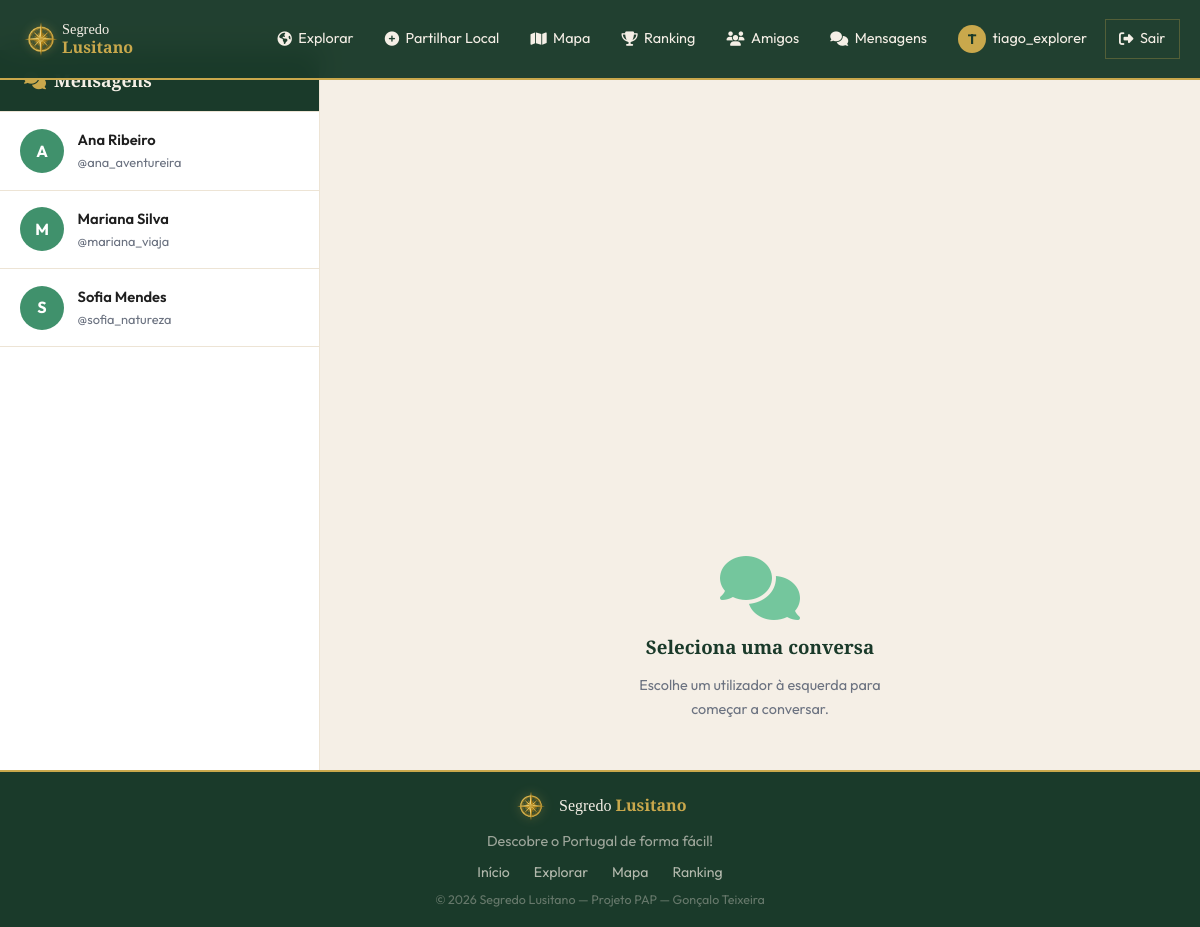
The app's page /pages/mensagens.php (signed in) with its own data.
### tables this page shows
CREATE TABLE utilizadores (
    id INT AUTO_INCREMENT PRIMARY KEY,
    nome VARCHAR(100) NOT NULL,
    username VARCHAR(50) NOT NULL UNIQUE,
    email VARCHAR(150) NOT NULL UNIQUE,
    password VARCHAR(255) NOT NULL,
    avatar VARCHAR(255) DEFAULT NULL,
    bio TEXT DEFAULT NULL,
    pontos INT DEFAULT 0,
    role ENUM('user','admin', '[deleted]') DEFAULT 'user',
    ativo TINYINT(1) DEFAULT 1,
    verificado TINYINT(1) DEFAULT 0,
    privado TINYINT(1) DEFAULT 0,
    tipo_auth ENUM('email','google','github') DEFAULT 'email',
    termos_aceites_em DATETIME NULL,
    criado_em DATETIME DEFAULT CURRENT_TIMESTAMP
);

### includes/config.php (called while the page is built, shortened)
<?php
function db(): PDO {
    static $pdo = null;
    if ($pdo === null) {
        $dsn = 'mysql:host=' . DB_HOST . ';dbname=' . DB_NAME . ';charset=utf8mb4';
        $options = [
            PDO::ATTR_ERRMODE            => PDO::ERRMODE_EXCEPTION,
            PDO::ATTR_DEFAULT_FETCH_MODE => PDO::FETCH_ASSOC,
            PDO::ATTR_EMULATE_PREPARES   => false,
        ];
        $pdo = new PDO($dsn, DB_USER, DB_PASS, $options);
    }
    return $pdo;
}

### includes/auth.php (called while the page is built, shortened)
<?php
require_once __DIR__ . '/config.php';
function auth_user(): ?array {
    static $cache = null;
    if ($cache) return $cache;
    $st = db()->prepare('SELECT * FROM utilizadores WHERE id = ? AND ativo = 1');
    $st->execute([$_SESSION['user_id']]);
    $cache = $st->fetch() ?: null;
    return $cache;
}
function require_login(): void {
    if (!auth_user()) {
        header('Location: ' . SITE_URL . '/pages/login.php?redirect=' . urlencode($_SERVER['REQUEST_URI']));
        exit;
    }
}
function h(string $s): string {
    return htmlspecialchars($s, ENT_QUOTES, 'UTF-8');
}

### pages/mensagens.php (the view, shortened to what this page needs)
<?php
require_login();
$user = auth_user();
$uid  = $user['id'];
$conversa_id = isset($_GET['com']) ? (int)$_GET['com'] : 0;
$st = db()->prepare(
    'SELECT DISTINCT
        u.id, u.nome, u.username, u.avatar,
        (SELECT COUNT(*) FROM mensagens m
         WHERE m.remetente_id = u.id AND m.destinatario_id = ? AND m.lida = 0) AS nao_lidas,
        (SELECT MAX(criado_em) FROM mensagens m
         WHERE (m.remetente_id = u.id AND m.destinatario_id = ?)
            OR (m.remetente_id = ? AND m.destinatario_id = u.id)) AS ultima_msg
     FROM utilizadores u
     JOIN seguidores s1 ON s1.seguidor_id = ? AND s1.seguido_id = u.id
     JOIN seguidores s2 ON s2.seguidor_id = u.id AND s2.seguido_id = ?
     WHERE u.id != ? AND u.ativo = 1 AND u.role != "[deleted]"
     ORDER BY ISNULL(ultima_msg) ASC, ultima_msg DESC, u.nome ASC'
);
$st->execute([$uid, $uid, $uid, $uid, $uid, $uid]);
$conversas = $st->fetchAll();
$outro_user = null;
$mensagens  = [];
include dirname(__DIR__) . '/includes/header.php';
?>
<div class="page-content">
<div style="display:flex;height:calc(100vh - var(--nav-h));overflow:hidden;-webkit-overflow-scrolling:touch;" id="chat-layout">
  <div id="painel-lista" style="width:320px;flex-shrink:0;background:var(--branco);border-right:1px solid var(--creme-escuro);display:flex;flex-direction:column;overflow:hidden;">
    <div style="padding:1.25rem 1.5rem;border-bottom:1px solid var(--creme-escuro);background:var(--verde-escuro);">
      <h2 style="margin:0;font-size:1.1rem;color:var(--creme);display:flex;align-items:center;gap:.5rem;">
        <i class="fas fa-comments" style="color:var(--dourado);"></i> Mensagens
      </h2>
    </div>
    <div style="overflow-y:auto;flex:1;">
      <?php if ($conversas): ?>
        <?php foreach ($conversas as $conv): ?>
          <a href="?com=<?= $conv['id'] ?>"
             style="display:flex;align-items:center;gap:.85rem;padding:1rem 1.25rem;
                    border-bottom:1px solid var(--creme-escuro);text-decoration:none;
                    background:<?= $conv['id'] == $conversa_id ? 'var(--creme)' : '#fff' ?>;transition:background .15s;">
            <div style="width:44px;height:44px;border-radius:50%;flex-shrink:0;background:var(--verde-claro);color:#fff;overflow:hidden;display:flex;align-items:center;justify-content:center;font-weight:700;">
              <?php if (!empty($conv['avatar'])): ?>
                <img src="<?= SITE_URL ?>/uploads/locais/<?= h($conv['avatar']) ?>" style="width:100%;height:100%;object-fit:cover;">
              <?php else: ?>
                <?= mb_strtoupper(mb_substr($conv['username'],0,1)) ?>
              <?php endif; ?>
            </div>
            <div style="flex:1;min-width:0;">
              <div style="font-weight:600;font-size:.92rem;color:var(--texto);white-space:nowrap;overflow:hidden;text-overflow:ellipsis;"><?= h($conv['nome']) ?></div>
              <div style="font-size:.8rem;color:var(--texto-muted);">@<?= h($conv['username']) ?></div>
            </div>
          </a>
        <?php endforeach; ?>
      <?php endif; ?>
    </div>
  </div>
  <div id="painel-chat" style="flex:1;display:flex;flex-direction:column;overflow:hidden;background:var(--creme);">
    <?php if ($outro_user): ?>
      <div style="padding:1rem 1.5rem;background:var(--branco);border-bottom:1px solid var(--creme-escuro);display:flex;align-items:center;gap:.85rem;">
        <button id="btn-voltar" onclick="voltarLista()"
                style="display:none;background:none;border:none;color:var(--verde);font-size:1.2rem;cursor:pointer;padding:.25rem .5rem .25rem 0;flex-shrink:0;">
          <i class="fas fa-arrow-left"></i>
        </button>
        <div style="width:40px;height:40px;border-radius:50%;background:var(--verde-claro);color:#fff;overflow:hidden;display:flex;align-items:center;justify-content:center;font-weight:700;flex-shrink:0;">
          <?php if (!empty($outro_user['avatar'])): ?>
            <img src="<?= SITE_URL ?>/uploads/locais/<?= h($outro_user['avatar']) ?>" style="width:100%;height:100%;object-fit:cover;">
          <?php else: ?>
            <?= mb_strtoupper(mb_substr($outro_user['username'],0,1)) ?>
          <?php endif; ?>
        </div>
        <div>
          <div style="font-weight:700;font-size:.95rem;"><?= h($outro_user['nome']) ?></div>
          <a href="<?= SITE_URL ?>/pages/perfil.php?id=<?= $outro_user['id'] ?>" style="color:var(--verde);font-size:.8rem;">@<?= h($outro_user['username']) ?></a>
        </div>
      </div>
      <div id="chat-mensagens" style="flex:1;overflow-y:auto;padding:1.25rem;display:flex;flex-direction:column;gap:.75rem;">
        <?php foreach ($mensagens as $msg): ?>
          <?php $propria = ((int)$msg['remetente_id'] === $uid); ?>
          <?php $isImg  = !empty($msg['ficheiro']) && preg_match('/\.(jpg|jpeg|png|webp|gif)$/i', $msg['ficheiro']); ?>
          <?php $isFich = !empty($msg['ficheiro']) && !$isImg; ?>
          <div style="display:flex;justify-content:<?= $propria ? 'flex-end' : 'flex-start' ?>;position:relative;align-items:center;gap:6px;" data-msg-id="<?= $msg['id'] ?>">
            <?php if ($propria): ?>
            <div class="msg-opts-wrap" style="position:relative;order:-1;">
              <button class="btn-msg-opts"
                      style="display:none;background:var(--branco);color:var(--texto-muted);border:1px solid var(--creme-escuro);
                             border-radius:0;width:26px;height:26px;cursor:pointer;font-size:.72rem;
                             align-items:center;justify-content:center;">
                <i class="fas fa-ellipsis-v"></i>
              </button>
            </div>
            <?php endif; ?>
            <div style="max-width:70%;background:<?= $propria ? 'var(--verde)' : 'var(--branco)' ?>;color:<?= $propria ? '#fff' : 'var(--texto)' ?>;
                        padding:.65rem 1rem;border-radius:0;
                        font-size:.92rem;line-height:1.5;word-break:break-word;">
              <?php if ($isImg): ?>
                <img src="<?= SITE_URL ?>/uploads/mensagens/<?= h($msg['ficheiro']) ?>"
                     style="max-width:220px;border-radius:0;display:block;cursor:pointer;"
                     onclick="abrirFotoMsg('<?= SITE_URL ?>/uploads/mensagens/<?= h($msg['ficheiro']) ?>')">
              <?php elseif ($isFich): ?>
                <a href="<?= SITE_URL ?>/uploads/mensagens/<?= h($msg['ficheiro']) ?>" target="_blank"
                   style="color:inherit;display:flex;align-items:center;gap:.5rem;">
                  <i class="fas fa-file"></i> <?= h($msg['ficheiro']) ?>
                </a>
              <?php else: ?>
                <?= nl2br(h($msg['texto'])) ?>
              <?php endif; ?>
              <div style="font-size:.72rem;opacity:.65;text-align:right;margin-top:.3rem;">
                <?= date('H:i', strtotime($msg['criado_em'])) ?>
                <?php if ($propria && $msg['lida']): ?><i class="fas fa-check-double" style="margin-left:.3rem;"></i><?php endif; ?>
              </div>
            </div>
            <?php if (!$propria): ?>
            <div class="msg-opts-wrap" style="position:relative;">
              <button class="btn-msg-opts"
                      style="display:none;background:var(--branco);color:var(--texto-muted);border:1px solid var(--creme-escuro);
                             border-radius:0;width:26px;height:26px;cursor:pointer;font-size:.72rem;
                             align-items:center;justify-content:center;">
                <i class="fas fa-ellipsis-v"></i>
              </button>
            </div>
            <?php endif; ?>
          </div>
        <?php endforeach; ?>
        <?php if (!$mensagens): ?>
          <div class="chat-vazio" style="text-align:center;color:var(--texto-muted);font-size:.9rem;margin-top:2rem;">
            <i class="fas fa-comments" style="font-size:2rem;margin-bottom:.5rem;display:block;color:var(--verde-brilho);"></i>
            Início da conversa com <?= h($outro_user['nome']) ?>. Diz olá!
          </div>
        <?php endif; ?>
      </div>
      <div style="padding:1rem 1.25rem;background:var(--branco);border-top:1px solid var(--creme-escuro);">
        <div id="preview-ficheiro" style="display:none;margin-bottom:.75rem;position:relative;width:fit-content;">
          <img id="preview-img" src="" style="max-height:120px;max-width:200px;border-radius:0;display:block;">
          <div id="preview-nome" style="font-size:.8rem;color:var(--texto-muted);margin-top:.25rem;"></div>
          <button onclick="cancelarFicheiro()" style="position:absolute;top:-8px;right:-8px;width:22px;height:22px;
                  border-radius:0;background:#e74c3c;color:#fff;border:none;cursor:pointer;
                  font-size:.7rem;display:flex;align-items:center;justify-content:center;">
            <i class="fas fa-times"></i>
          </button>
        </div>
        <div style="display:flex;gap:.75rem;align-items:flex-end;">
          <label for="msg-ficheiro" style="width:44px;height:44px;border-radius:0;background:var(--creme);
                 border:1.5px solid var(--creme-escuro);display:flex;align-items:center;justify-content:center;
                 cursor:pointer;flex-shrink:0;color:var(--texto-muted);font-size:1rem;" title="Enviar ficheiro">
            <i class="fas fa-paperclip"></i>
          </label>
          <input type="file" id="msg-ficheiro" accept="image/*,.pdf,.doc,.docx,.txt"
                 style="display:none;" onchange="selecionarFicheiro(this)">
          <textarea id="msg-input" placeholder="Escreve uma mensagem..." rows="1"
                    style="flex:1;border:1.5px solid var(--creme-escuro);border-radius:0;padding:.65rem 1.1rem;
                           resize:none;font-size:.95rem;font-family:inherit;background:var(--creme);outline:none;
                           max-height:120px;overflow-y:auto;"
                    onkeydown="if(event.key==='Enter'&&!event.shiftKey){event.preventDefault();enviarMensagem();}"></textarea>
          <button onclick="enviarMensagem()" style="width:44px;height:44px;border-radius:0;background:var(--verde);
                  color:#fff;border:none;cursor:pointer;display:flex;align-items:center;justify-content:center;flex-shrink:0;font-size:1rem;">
            <i class="fas fa-paper-plane"></i>
          </button>
        </div>
      </div>
    <?php else: ?>
      <div style="flex:1;display:flex;align-items:center;justify-content:flex-end;flex-direction:column;gap:1rem;color:var(--texto-muted);padding-bottom:3rem;">
        <i class="fas fa-comments" style="font-size:4rem;color:var(--verde-brilho);"></i>
        <h3 style="color:var(--verde-escuro);">Seleciona uma conversa</h3>
        <p style="font-size:.9rem;max-width:300px;text-align:center;">Escolhe um utilizador à esquerda para começar a conversar.</p>
      </div>
    <?php endif; ?>
  </div>
</div>
</div>
<?php include dirname(__DIR__) . '/includes/footer.php'; ?>

### includes/header.php (shortened to what this page needs)
<?php
require_once dirname(__DIR__) . '/includes/auth.php';
$user = auth_user();
?>
<!DOCTYPE html>
<html lang="pt">
<head>
<link rel="stylesheet" href="https://cdnjs.cloudflare.com/ajax/libs/font-awesome/6.5.0/css/all.min.css">
<link rel="stylesheet" href="https://unpkg.com/leaflet@1.9.4/dist/leaflet.css">
<link rel="stylesheet" href="<?= SITE_URL ?>/assets/css/bootstrap.min.css?v=<?= filemtime(dirname(__DIR__).'/assets/css/bootstrap.min.css') ?>">
<link rel="stylesheet" href="<?= SITE_URL ?>/assets/css/style.css?v=<?= filemtime(dirname(__DIR__).'/assets/css/style.css') ?>">
</head>
<body>
<nav class="navbar" id="navbar">
  <div class="nav-inner">
    <a href="<?= SITE_URL ?>/index.php" class="nav-logo">
      <img src="<?= SITE_URL ?>/assets/images/logo_icon.png" alt="Segredo Lusitano" class="nav-logo-img" style="height:42px;width:42px;max-height:42px;max-width:42px;object-fit:contain;display:block;">
      <span style="font-family:'Playfair Display',serif;color:var(--creme);line-height:1.2;font-size:.9rem;">Segredo<br><strong style="color:var(--dourado);font-size:1rem;">Lusitano</strong></span>
    </a>
    <ul class="nav-links" id="nav-links">
      <li><a href="<?= SITE_URL ?>/pages/explorar.php"><i class="fa-solid fa-earth-americas"></i> Explorar</a></li>
      <li><a href="<?= SITE_URL ?>/pages/local_novo.php"><i class="fas fa-plus-circle"></i> Partilhar Local</a></li>
      <li><a href="<?= SITE_URL ?>/pages/mapa.php"><i class="fas fa-map"></i> Mapa</a></li>
      <li><a href="<?= SITE_URL ?>/pages/ranking.php"><i class="fas fa-trophy"></i> Ranking</a></li>
      <li><a href="<?= $user ? SITE_URL . '/pages/feed.php' : SITE_URL . '/pages/login.php' ?>"><i class="fas fa-users"></i> Amigos</a></li>
      <li>
        <a href="<?= $user ? SITE_URL . '/pages/mensagens.php' : SITE_URL . '/pages/login.php' ?>" style="position:relative;">
          <i class="fas fa-comments"></i> Mensagens
        </a>
      </li>
      <?php if ($user): ?>
        <li>
          <a href="<?= SITE_URL ?>/pages/perfil.php" class="nav-profile-link">
            <?php if ($user['avatar']): ?>
              <img src="<?= SITE_URL ?>/uploads/locais/<?= h($user['avatar']) ?>" alt="" class="nav-avatar">
            <?php else: ?>
              <span class="nav-avatar-placeholder"><?= mb_strtoupper(mb_substr($user['username'],0,1)) ?></span>
            <?php endif; ?>
            <?= h($user['username']) ?>
          </a>
        </li>
        <li>
          <a href="<?= SITE_URL ?>/pages/logout.php" class="btn-nav-sair">
            <i class="fas fa-sign-out-alt"></i> Sair
          </a>
        </li>
      <?php else: ?>
        <li><a href="<?= SITE_URL ?>/pages/login.php" class="btn-nav-login">Entrar</a></li>
        <li><a href="<?= SITE_URL ?>/pages/registo.php" class="btn-nav-register">Registar</a></li>
      <?php endif; ?>
    </ul>
  </div>
</nav>

### records on screen
utilizadores: username "T", username "tiago_explorer"
utilizadores: username "A", nome "Ana Ribeiro", username "ana_aventureira"
utilizadores: username "M", nome "Mariana Silva", username "mariana_viaja"
utilizadores: username "S", nome "Sofia Mendes", username "sofia_natureza"
